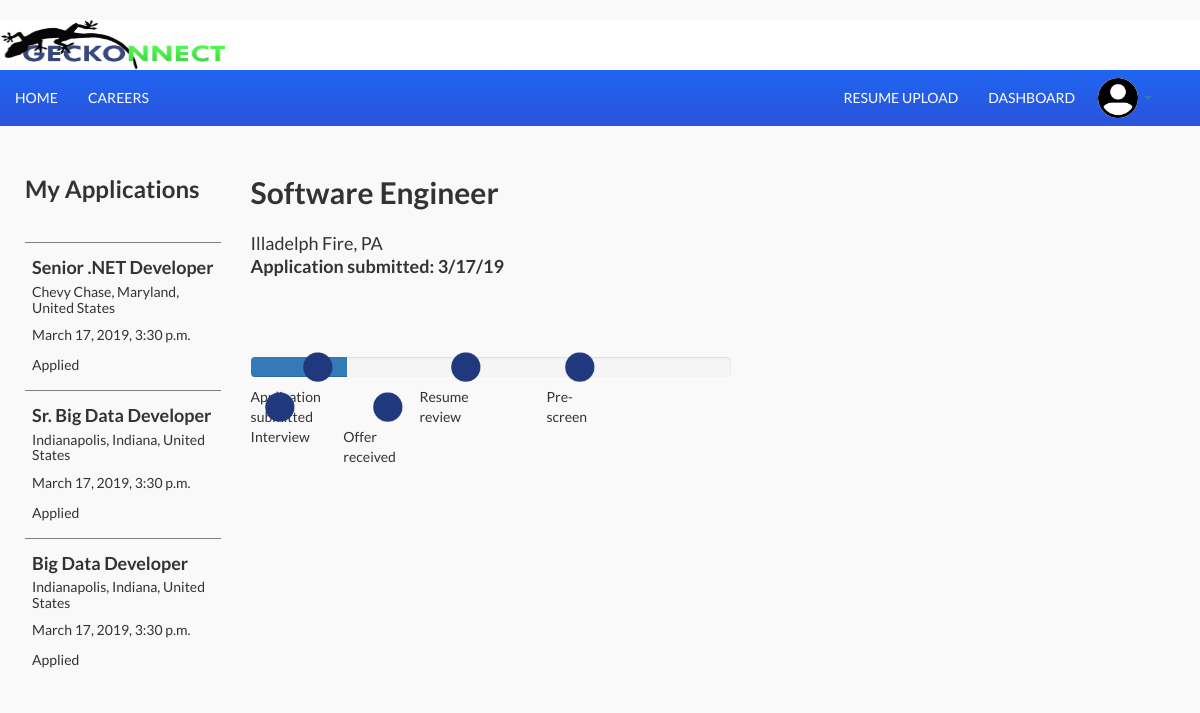
The page /dashboard/ (signed in) on the database its author committed.
### smart_jobs/models.py (models this page shows, shortened)
class UserApplications(models.Model):
    username = models.ForeignKey(User, on_delete=models.CASCADE)
    job = models.ForeignKey(JobApplications, on_delete=models.DO_NOTHING)
    resume_name = models.ForeignKey(Resumes, on_delete=models.DO_NOTHING)
    status = models.CharField(max_length=25, null=True)
    uploaded_at = models.DateTimeField(auto_now_add=True)
    class Meta:
        unique_together = (("username", "job"),)

class JobApplications(models.Model):
    job_title = models.CharField(max_length=25)
    job_description = models.TextField()
    job_description_words = models.TextField()
    min_education = models.CharField(max_length=50, null=True)
    location = models.CharField(max_length=50, null=True)
    word_cloud = models.ImageField(upload_to="documents/wordcloud/")

### smart_jobs/views.py (the view, shortened to what this page needs)
# urls.py: path('dashboard/', Dashboard.as_view(), name="dashboard")
class Dashboard(View):
    def get(self, request):
        context = {}
        apps = UserApplications.objects.filter(username=request.user)
        context["apps"] = apps
        return render(request, "user_dashboard.html", context=context)

### smart_jobs/templates/user_dashboard.html
﻿{% extends 'base.html' %}
{% load static %}
{% block content %}
    <div class="myapplication-list">
        <h3 class="myapplication-header"><strong>My Applications</strong></h3>
        {% for app in apps %}
                <div class="application-item">
                    <button>
                        <h4 class="application-title"> {{ app.job.job_title }}</h4>
                        <h5 class="application-location">{{ app.job.location }}</h5>
                        <p class="application-date">{{ app.uploaded_at }}</p>
                        <p class="application-date">{{ app.status }}</p>
                    </button>
                </div>
        {% endfor %}
    </div>
    <div class="application-info">
        <div class="application-info-header">
            <h2 class="application-header"><strong>Software Engineer</strong></h2>
            <h4 class="application-header-location">Illadelph Fire, PA</h4>
            <h4 class="application-header-date"><strong>Application submitted: 3/17/19</strong></h4>
            <div class="progress">
                <div class="progress-bar bg-success" role="progressbar" style="width: 20%" aria-valuenow="25" aria-valuemin="0" aria-valuemax="100"></div>
            </div>
            <div class="progress-button-container">
                <div class="progress-button">
                    <button id="button1"><img src="{% static 'app/images/progress_button.png' %}" /></button>
                    <p>Application submitted</p>
                </div>
                <div class="progress-button">
                    <button id="button2"><img src="{% static 'app/images/progress_button.png' %}" /></button>
                    <p>Resume review</p>
                </div>
                <div class="progress-button">
                    <button id="button3"><img src="{% static 'app/images/progress_button.png' %}" /></button>
                    <p>Pre-screen</p>
                </div>
                <div class="progress-button">
                    <button id="button4"><img src="{% static 'app/images/progress_button.png' %}" /></button>
                    <p>Interview</p>
                </div>
                <div class="progress-button" id="last-button">
                    <button id="button5"><img src="{% static 'app/images/progress_button.png' %}" /></button>
                    <p>Offer received</p>
                </div>
            </div>
        </div>
    </div>
{% endblock %}

### smart_jobs/templates/base.html (shortened to what this page needs)
﻿{% load static %}
<!DOCTYPE html>
<html>
    <head>
        <link rel="stylesheet" type="text/css" href="{% static 'app/content/bootstrap.min.css' %}" />
        <link rel="stylesheet" type="text/css" href="{% static 'app/content/site.css' %}" />
        <link rel="stylesheet" type="text/css" href="{% static 'app/content/navbar.css' %}" />
        <link rel="stylesheet" type="text/css" href="{% static 'app/content/job-application.css' %}" />
    </head>
    <body>
        <div class="navbar">
            <div class="logo-banner">
                <img src="{%  static 'app/images/geckonnect.png' %}", width="225", height="50">
            </div>
                <div class="navbar-header">
                    <div class="navbar-page-links">
                        <ul class="navbar-nav navbar-links">
                            <li><a href="{% url 'home' %}">HOME</a></li>
                            <li class="careers-dropdwn-button"><a href="{% url 'job-browser' %}">CAREERS</a>
                            </li>
                        </ul>
                    </div>
                    <div class="navbar-user-links">
                        <ul class="navbar-nav navbar-links">
                            {% if user.is_authenticated %}
                                <li><a href="{% url 'resume-upload' %}">RESUME UPLOAD</a></li>
                                <li><a href="{% url 'dashboard' %}">DASHBOARD</a></li>
                                <li class="profile-dropdwn-button">
                                <div class="avatar-container">
                                    <a href="{% url 'home' %}">
                                        <img src="{% static 'app/images/avatar.png' %}" class="avatar"/>
                                        <span class="caret"></span>
                                    </a>
                                </div>
                            </li>
                            {% else %}
                                <li><a href="{% url 'login' %}">LOG IN</a></li>
                                <li><a href="{% url 'register' %}">REGISTER</a></li>
                            {% endif %}
                        </ul>
                    </div>
                </div>
        </div>
        <div class="col-md-8">{% block content %} {%  endblock content %}</div>
    </body>
</html>

### static/app/content/site.css (style rules this page uses)
h1, h2, h3, h4, h5, p { font-family: 'Lato', sans-serif; }
body { background-color: #F9F9F9; padding-top: 0px; }

### static/app/content/navbar.css (style rules this page uses)
.logo-banner { background-color: white; }
.navbar-header { background-image: linear-gradient(#1f65f1, #2a53db); width: 100%; }
.navbar-user-links { float: right; padding-right: 40px; }
.navbar-links { padding: 0px; }
.navbar-links > li { list-style-type: none; }
.navbar-links > li > a { min-width: 73px; position: relative; display: block; padding: 18px 15px; color: white; font-family: 'Lato', sans-serif; font-weight: 500; transition-duration: .2s; }
.avatar-container { padding: 8px; position:; display: block; width: inherit; margin: auto; }
.avatar { width: 40px; height: 40px; background-color: white; border-radius: 50px; transition-duration: .2s; }

### static/app/content/job-application.css (style rules this page uses)
.application-info { width: 65%; float: left; padding: 10px; }
.application-item { border-top: 1px solid grey; }
.myapplication-header { margin-bottom: 40px; }
.application-title { margin-bottom: 6px; font-weight: 600; }
.application-location { margin-bottom: 10px; margin-top: 0px; }
.application-item > button { align-items: flex-start; text-align: left; cursor: pointer; background-color: inherit; box-sizing: border-box; width: 100%; outline: none; border: none; padding: 5px 7px; }
.application-item { transition-duration: .2s; }
.application-header { margin-bottom: 25px; }
.progress { width: 100%; margin-top: 80px; }
.application-info-header > h4 { margin-bottom: 3px; margin-top: 3px; }
.progress-button-container { z-index: 1; }
.progress-button { width: 100px; text-align: center; margin-top: -45px; padding:0px; width: inherit; height: inherit; float: left; padding-right: 7%; }
.progress-button > p { width: 10%; text-align: center; }
.progress-button > button { align-items: flex-start; text-align: center; cursor: pointer; background-color: inherit; box-sizing: border-box; width: 100%; outline: none; border: none; padding: 0px; border-radius: 50px; width:inherit; height:inherit; padding-bottom: 5px; }
.progress-button > button > img { width: 30px; height: 30px; }
#last-button { padding-right: 0px; }

### rows shown on the page
UserApplications: job.job_title "Senior .NET Developer", job.location "Chevy Chase, Maryland, United States", uploaded_at "March 17, 2019, 3:30 p.m.", status "Applied"
UserApplications: job.job_title "Sr. Big Data Developer", job.location "Indianapolis, Indiana, United States", uploaded_at "March 17, 2019, 3:30 p.m.", status "Applied"
UserApplications: job.job_title "Big Data Developer", job.location "Indianapolis, Indiana, United States", uploaded_at "March 17, 2019, 3:30 p.m.", status "Applied"
